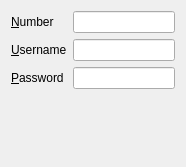
<ui version="4.0" >
 <class>Cdma</class>
 <widget class="QWidget" name="Cdma" >
  <property name="geometry" >
   <rect>
    <x>0</x>
    <y>0</y>
    <width>186</width>
    <height>167</height>
   </rect>
  </property>
  <property name="windowTitle" >
   <string>Mobile Broadband</string>
  </property>
  <layout class="QVBoxLayout" name="verticalLayout" >
   <item>
    <layout class="QGridLayout" name="gridLayout" >
     <item row="0" column="0" >
      <widget class="QLabel" name="label" >
       <property name="text" >
        <string>&amp;Number</string>
       </property>
       <property name="buddy" >
        <cstring>kcfg_number</cstring>
       </property>
      </widget>
     </item>
     <item row="0" column="1" >
      <widget class="KLineEdit" name="kcfg_number" />
     </item>
     <item row="1" column="0" >
      <widget class="QLabel" name="label_2" >
       <property name="text" >
        <string>&amp;Username</string>
       </property>
       <property name="buddy" >
        <cstring>kcfg_username</cstring>
       </property>
      </widget>
     </item>
     <item row="1" column="1" >
      <widget class="KLineEdit" name="kcfg_username" />
     </item>
     <item row="2" column="0" >
      <widget class="QLabel" name="label_3" >
       <property name="text" >
        <string>&amp;Password</string>
       </property>
       <property name="buddy" >
        <cstring>kcfg_password</cstring>
       </property>
      </widget>
     </item>
     <item row="2" column="1" >
      <widget class="KLineEdit" name="kcfg_password" />
     </item>
    </layout>
   </item>
   <item>
    <spacer name="verticalSpacer" >
     <property name="orientation" >
      <enum>Qt::Vertical</enum>
     </property>
     <property name="sizeHint" stdset="0" >
      <size>
       <width>20</width>
       <height>46</height>
      </size>
     </property>
    </spacer>
   </item>
  </layout>
 </widget>
 <customwidgets>
  <customwidget>
   <class>KLineEdit</class>
   <extends>QLineEdit</extends>
   <header>klineedit.h</header>
  </customwidget>
 </customwidgets>
 <resources/>
 <connections/>
</ui>
